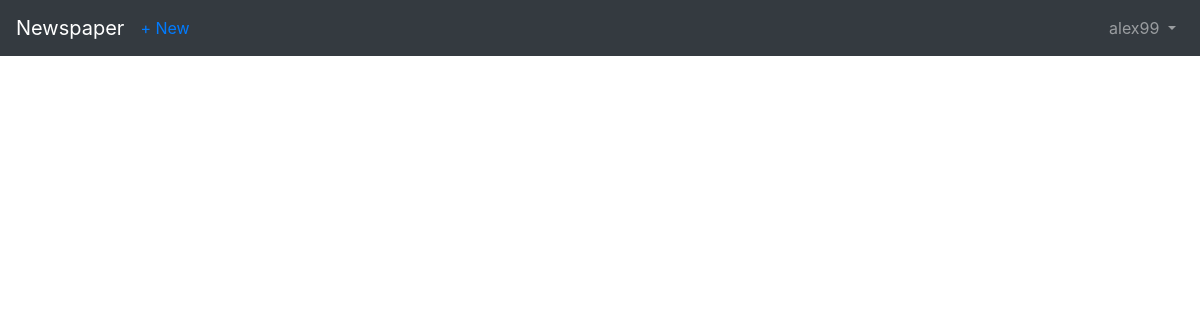
The page /articles/ (signed in) on the database as committed earlier.
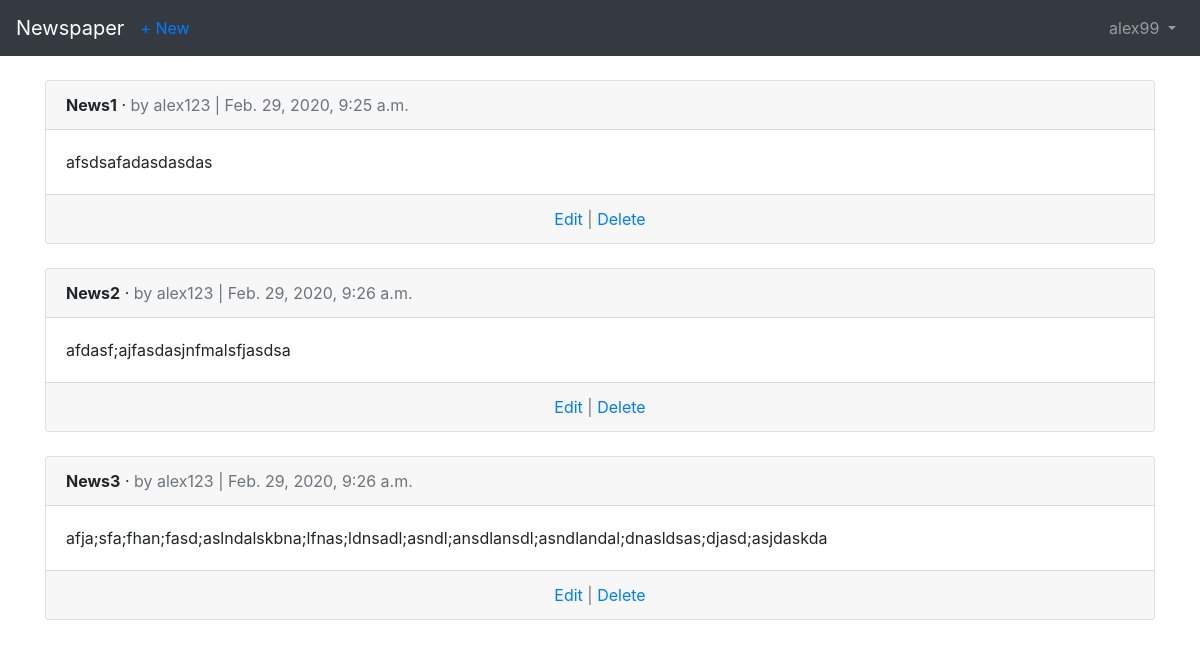
The same page on the database as committed later.
### users/models.py (models this page shows)
class CustomUser(AbstractUser):
    age = models.PositiveIntegerField(null=True, blank=True)

### articles/models.py (models this page shows, shortened)
class Article(models.Model):
    title = models.CharField(max_length=255)
    body = models.TextField()
    date = models.DateTimeField(auto_now_add=True)
    author = models.ForeignKey(
        get_user_model(),
        on_delete=models.CASCADE,
    )

### articles/views.py (the view)
# urls.py: path('', ArticleListView.as_view(), name='article_list'),
class ArticleListView(LoginRequiredMixin, ListView):
    model = Article
    template_name = 'article_list.html'
    login_url = 'login'

### templates/article_list.html (shortened to what this page needs)
{% extends 'base.html' %}
{% block content %}
  {% for article in object_list %}
    <div class="card">
      <div class="card-header">
        <span class="font-weight-bold">{{ article.title }}</span> &middot;
        <span class="text-muted">by {{ article.author }} | {{ article.date }}</span>
      </div>
      <div class="card-body">
        {{ article.body }}
      </div>
      <div class="card-footer text-center text-muted">
        <a href="{% url 'article_edit' article.pk %}">Edit</a> |
        <a href="{% url 'article_delete' article.pk %}">Delete</a>
      </div>
    </div>
    <br />
  {% endfor %}
{% endblock content %}

### templates/base.html (shortened to what this page needs)
<!doctype html>
<html lang="en">
  <head>
    <link rel="stylesheet" href="https://stackpath.bootstrapcdn.com/bootstrap/4.1.3/css/bootstrap.min.css">
  </head>
  <body>
    <nav class="navbar navbar-expand-md navbar-dark bg-dark mb-4">
      <a class="navbar-brand" href="{% url 'home' %}">Newspaper</a>
      {% if user.is_authenticated %}
        <ul class="navbar-nav mr-auto">
          <li class="nav-item"><a href="{% url 'article_new' %}">+ New</a></li>
        </ul>
      {% endif %}
      <div class="collapse navbar-collapse" id="navbarCollapse">
        {% if user.is_authenticated %}
          <ul class="navbar-nav ml-auto">
            <li class="nav-item">
              <a class="nav-link dropdown-toggle" href="#" id="userMenu" data-toggle="dropdown" aria-haspopup="true" aria-expanded="false">
                {{ user.username }}
              </a>
            </li>
          </ul>
        {% endif %}
      </div>
    </nav>
    <div class="container">
      {% block content %}
      {% endblock content %}
    </div>
  </body>
</html>

Rows that differ between the two databases and show on the page:
added Article: title "News1", author "alex123", date "Feb. 29, 2020, 9:25 a.m.", body "afsdsafadasdasdas"
added Article: title "News2", author "alex123", date "Feb. 29, 2020, 9:26 a.m.", body "afdasf;ajfasdasjnfmalsfjasdsa"
added Article: title "News3", author "alex123", date "Feb. 29, 2020, 9:26 a.m.", body "afja;sfa;fhan;fasd;aslndalskbna;lfnas;ldnsadl;asndl;ansdlansdl;asndlandal;dnasldsas;djasd;asjdaskda"
